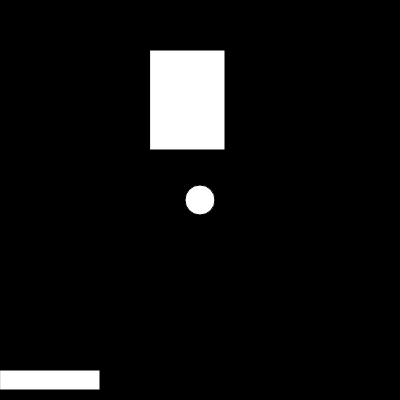
Frame 1 (no input)
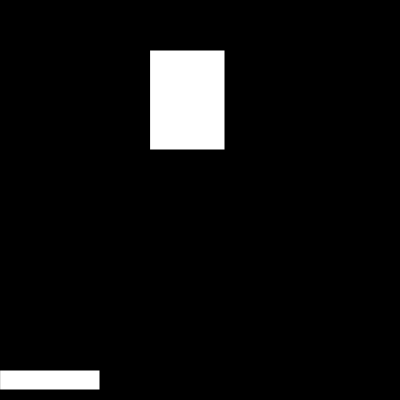
Frame 60 (no input)
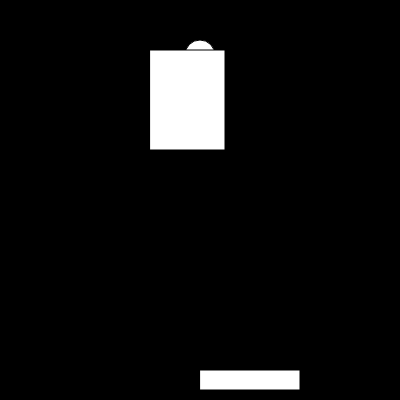
Frame 120 (the mouse pressed at the canvas centre since frame 60)

The p5.js sketch that drew these frames (run headless with seeded random() and noise() and a simulated clock; from frame 60 on, the mouse is pressed at the canvas centre):

// p5.js sketch
// ── sketch.js
var bx = 200;
var by = 200;
catx = 50;
caty = 150;
function setup() {
  createCanvas(400, 400);
}

function draw() {
  background(0, 0, 0);
  rect(mouseX, 370, 100, 20);
  ellipse(bx, by, 30, 30);
  by = by - 5;
  rect(caty, catx, 75, 100);
  
  if(bx>catx && by<caty+75 && by>caty && by>caty +100 ) {
  catx = random(300);
  caty = random(300);
    
  }



}

function mousePressed() {
  bx = mouseX;
  by = 350;
}
